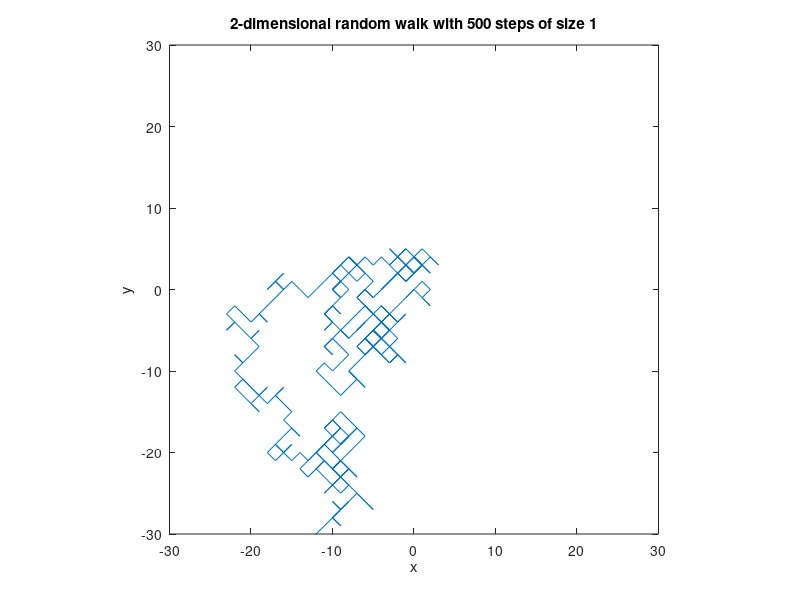

Recreate this plot in MATLAB.
walklength = 500;
% step1 is an array of random binary digits. The 1st row corresponds to steps
% in the x-direction and the 2nd row to steps in the y-direction.
step1 = rand(2,walklength) > 0.5; % The entries in step1 here are 0's and 1's.
step1 = 1 - 2*step1; % This converts the 0's and 1's to 1's and -1's respectively.
rwalk1 = cumsum(step1,2); % Perform a cumulative sum of the x and y steps to create a
%random walk.
rwalk1
% Plot the random walk.
plot(rwalk1(1,:),rwalk1(2,:))
axis equal, xlim([-30,30]), ylim([-30,30]);
title(['2-dimensional random walk with ', num2str(walklength), ' steps of size 1']);
xlabel(['x']), ylabel(['y']);
